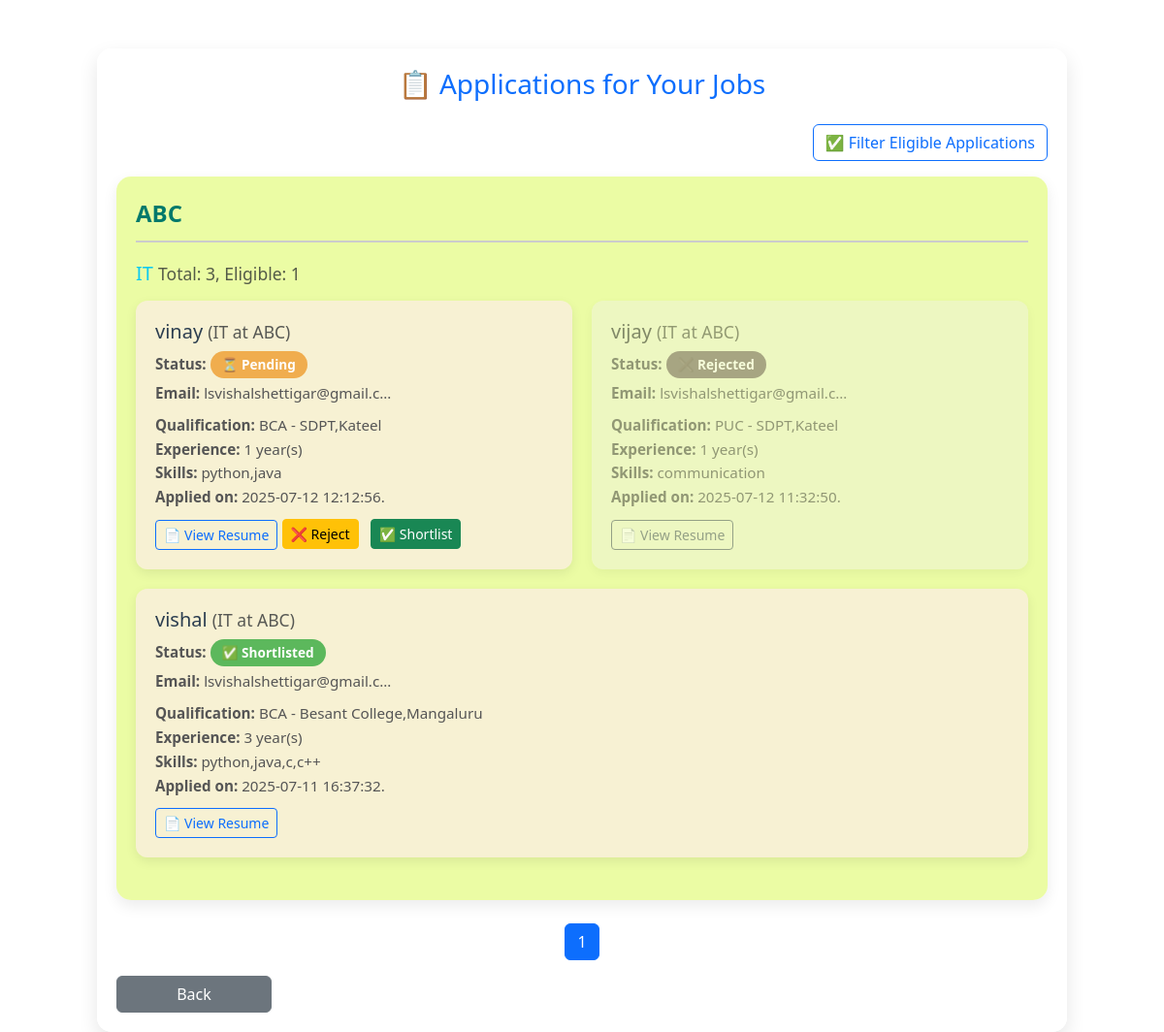
The page /view-applications (signed in) on the database its author committed.
### tables this page shows
CREATE TABLE apply (
            id INTEGER PRIMARY KEY AUTOINCREMENT,
            applicant_name TEXT,
            applicant_email TEXT,
            qualification TEXT,
            university TEXT,
            experience INTEGER,
            skills TEXT,
            resume_path TEXT,
            recruiter_id INTEGER,
            job_id INTEGER,
            applied_at TIMESTAMP DEFAULT CURRENT_TIMESTAMP
        , status TEXT DEFAULT 'pending');

CREATE TABLE job (
            id INTEGER PRIMARY KEY AUTOINCREMENT,
            recruiter_id INTEGER,
            company TEXT NOT NULL,
            designation TEXT NOT NULL,
            experience_required TEXT,
            qualification TEXT,
            skills_required TEXT,
            contact_number TEXT,
            email TEXT,
            posted_at TIMESTAMP DEFAULT CURRENT_TIMESTAMP
        );

### app.py (the view)
@app.route('/view-applications')
def view_applications():
    recruiter_id = session.get('recruiter_id')
    if not recruiter_id:
        return redirect('/login')
    action_status = request.args.get('action_status')
    apply_filter = request.args.get('filter') == 'true'
    page = request.args.get('page', 1, type=int)
    per_page = 3
    conn = get_db_connection()
    cursor = conn.cursor()
    cursor.execute("""
        SELECT a.*, j.designation, j.company, j.skills_required
        FROM apply a
        JOIN job j ON a.job_id = j.id
        WHERE a.recruiter_id = ?
        ORDER BY j.company ASC, j.designation ASC, a.applied_at DESC
    """, (recruiter_id,))
    rows = cursor.fetchall()
    applications = [dict(row) for row in rows]
    company_groups = defaultdict(lambda: defaultdict(list))
    company_counts = defaultdict(lambda: defaultdict(lambda: {'total': 0, 'eligible': 0}))
    for app in applications:
        comp = app['company']
        desg = app['designation']
        required_skills = app['skills_required'].lower().split(',') if app['skills_required'] else []
        user_skills = app['skills'].lower().split(',') if app['skills'] else []
        matched_skills = set(s.strip() for s in required_skills).intersection(set(s.strip() for s in user_skills))
        eligible = len(matched_skills) >= 2
        company_counts[comp][desg]['total'] += 1
        if eligible:
            company_counts[comp][desg]['eligible'] += 1
        if not apply_filter or eligible:
            company_groups[comp][desg].append(app)
    all_companies = list(company_groups.keys())
    total_pages = math.ceil(len(all_companies) / per_page)
    start = (page - 1) * per_page
    end = start + per_page
    selected_companies = all_companies[start:end]
    grouped_applications = {company: company_groups[company] for company in selected_companies}
    grouped_counts = {company: company_counts[company] for company in selected_companies}
    return render_template("view_applicants.html",
                           grouped_applications=grouped_applications,
                           grouped_counts=grouped_counts,
                           page=page,
                           total_pages=total_pages,
                           apply_filter=apply_filter,
                           action_status=action_status)

### app.py (called while the page is built)
def get_db_connection():
    conn = sqlite3.connect('career_counselor.db')  # Use the correct DB file
    conn.row_factory = sqlite3.Row
    return conn

### templates/view_applicants.html (shortened to what this page needs)
<!DOCTYPE html>
<html lang="en">
<head>
  <link href="https://cdn.jsdelivr.net/npm/bootstrap@5.3.0/dist/css/bootstrap.min.css" rel="stylesheet">
</head>
<body>
  <div id="main-content" class="container user-container">
    <h3 class="text-center text-primary mb-4">📋 Applications for Your Jobs</h3>
    <div class="text-end mb-3">
      <a href="{{ url_for('view_applications', filter='false' if apply_filter else 'true') }}" class="btn btn-outline-primary">
        {{ '🔄 Show All Applications' if apply_filter else '✅ Filter Eligible Applications' }}
      </a>
    </div>
    {% if grouped_applications %}
      {% for company, roles in grouped_applications.items() %}
        <div class="user-card">
          <div class="job-role-heading">{{ company }}</div>
          {% for designation, apps in roles.items() %}
            <h5 class="text-info mb-3">
              {{ designation }}
              <small class="text-muted">
                Total: {{ grouped_counts[company][designation]['total'] }},
                Eligible: {{ grouped_counts[company][designation]['eligible'] }}
              </small>
            </h5>
            <div class="applicant-row mb-4">
              {% for app in apps %}
                <div class="applicant-card {% if app.status == 'rejected' %}disabled-card{% endif %}">
  <h5>{{ app.applicant_name }} <small class="text-muted">({{ app.designation }} at {{ app.company }})</small></h5>
  <p><strong>Status:</strong>
    {% if app.status == 'rejected' %}
      <span class="status-pill status-rejected">❌ Rejected</span>
    {% elif app.status == 'shortlisted' %}
      <span class="status-pill status-shortlisted">✅ Shortlisted</span>
    {% else %}
      <span class="status-pill status-pending">⏳ Pending</span>
    {% endif %}
  </p>
  <p class="truncate"><strong>Email:</strong> {{ app.applicant_email }}</p>
  <p><strong>Qualification:</strong> {{ app.qualification }} - {{ app.university }}</p>
  <p><strong>Experience:</strong> {{ app.experience }} year(s)</p>
  <p><strong>Skills:</strong> {{ app.skills }}</p>
  <p><strong>Applied on:</strong> {{ app.applied_at[:20] }}</p>
  <a href="{{ url_for('static', filename=app.resume_path.replace('static/', '')) }}"
     class="btn btn-outline-primary btn-sm btn-resume" target="_blank">
    📄 View Resume
  </a>
  {% if app.status == 'pending' %}
  <form method="POST" action="/reject-application/{{ app.id }}" class="d-inline">
    <button type="submit" class="btn btn-warning btn-sm mt-2">❌ Reject</button>
  </form>
  <form method="POST" action="/shortlist-application/{{ app.id }}" class="d-inline ms-2">
    <button type="submit" class="btn btn-success btn-sm mt-2">✅ Shortlist</button>
  </form>
  {% endif %}
</div>
              {% endfor %}
            </div>
          {% endfor %}
        </div>
      {% endfor %}
      <div class="mt-4 text-center">
        <nav>
          <ul class="pagination justify-content-center">
            {% for p in range(1, total_pages + 1) %}
            <li class="page-item {% if p == page %}active{% endif %}">
              <a class="page-link" href="?page={{ p }}{% if apply_filter %}&filter=true{% endif %}">{{ p }}</a>
            </li>
            {% endfor %}
          </ul>
        </nav>
        <div class="col-md-2">
          <a href="/job-postings" class="btn btn-secondary w-100">Back</a>
        </div>
      </div>
    {% else %}
      <div class="text-center mt-5 text-black">
        <h5>No applicants yet for your posted jobs.</h5>
      </div>
    {% endif %}
  </div>
</body>
</html>

### templates/view_applicants.html (style rules this page uses)
body { background: url('https://t3.ftcdn.net/jpg/03/07/12/68/360_F_307126887_reTqmRNNY3V4871sFIRqA9IYbBhMCdkt.jpg') no-repeat center center fixed; background-size: cover; font-family: 'Segoe UI', sans-serif; margin: 0; padding-top: 50px; transition: filter 0.3s ease-in-out; }
.user-container { max-width: 1000px; margin: auto; padding: 20px; background: rgba(255, 255, 255, 0.968); border-radius: 15px; box-shadow: 0 8px 20px rgba(0,0,0,0.1); }
.user-card { background: #d9fa5386; padding: 20px; border-radius: 15px; box-shadow: 0 6px 15px rgba(0,0,0,0.08); margin-bottom: 20px; animation: fadeIn 0.6s ease-in-out; }
.job-role-heading { font-size: 1.5rem; font-weight: bold; color: #00796b; border-bottom: 2px solid #ccc; padding-bottom: 10px; margin-bottom: 20px; }
.applicant-row { display: flex; flex-wrap: wrap; gap: 20px; }
.applicant-card { background: #feebeba6; border-radius: 12px; padding: 20px; flex: 1 1 calc(50% - 20px); box-shadow: 0 4px 12px rgba(0, 0, 0, 0.08); transition: transform 0.2s ease; }
.applicant-card h5 { margin-bottom: 8px; color: #2c3e50; }
.applicant-card p { margin: 2px 0; font-size: 0.95rem; color: #555; }
.btn-resume { margin-top: 10px; }
.truncate { white-space: nowrap; overflow: hidden; text-overflow: ellipsis; max-width: 250px; display: inline-block; }
.status-pill { display: inline-block; padding: 4px 12px; border-radius: 50px; font-size: 0.85rem; font-weight: 600; color: #fff; text-transform: capitalize; }
.status-pending { background-color: #f0ad4e; }
.status-rejected { background-color: #d9534f; }
.status-shortlisted { background-color: #5cb85c; }
.disabled-card { opacity: 0.6; pointer-events: none; filter: grayscale(0.9); }

### rows shown on the page
apply: company "ABC", designation "IT", applicant_name "vinay", status "⏳ Pending", applicant_email "lsvishalshettigar@gmail.c…", qualification "BCA", university "SDPT,Kateel", experience "1", skills "python,java", applied_at "2025-07-12 12:12:56."
job: company+designation "3", company+designation "1"
apply: applicant_name "vijay", designation "IT", company "ABC", status "❌ Rejected", applicant_email "lsvishalshettigar@gmail.c…", qualification "PUC", university "SDPT,Kateel", experience "1", skills "communication", applied_at "2025-07-12 11:32:50."
apply: applicant_name "vishal", designation "IT", company "ABC", status "✅ Shortlisted", applicant_email "lsvishalshettigar@gmail.c…", qualification "BCA", university "Besant College,Mangaluru", experience "3", skills "python,java,c,c++", applied_at "2025-07-11 16:37:32."

### other values the page prints
{{ p }} "1"
